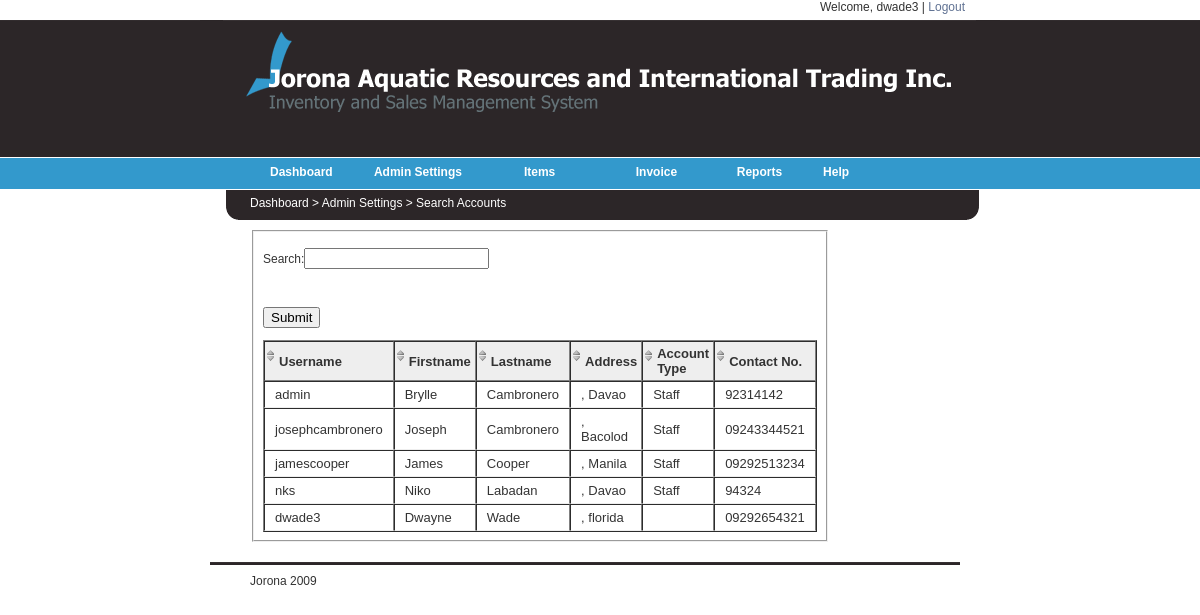
The page /final/search_user.php (signed in) on the database its author committed.
### tables this page shows
CREATE TABLE IF NOT EXISTS `tbl_users` (
  `userid` int(4) NOT NULL auto_increment,
  `username` varchar(30) NOT NULL,
  `password` varchar(200) NOT NULL,
  `userlevel` tinyint(1) unsigned NOT NULL,
  `firstname` varchar(30) NOT NULL,
  `lastname` varchar(30) NOT NULL,
  `contact` varchar(20) NOT NULL,
  `alt_contact` int(11) NOT NULL,
  `address` varchar(100) NOT NULL,
  `city` varchar(100) NOT NULL,
  PRIMARY KEY  (`userid`),
  KEY `username` (`username`,`firstname`,`lastname`)
);

### final/includes/functions.php (called while the page is built, shortened)
<?php
    function DisplayUser(){
        $result = mysql_query("SELECT * FROM tbl_users ORDER BY lastname ASC");
        return $result;
    }
?>

### final/search_user.php (the view, shortened to what this page needs)
<?php include("includes/functions.php");?>
<link rel="stylesheet" href="_common/css/main.css" type="text/css" media="all">
<link href="stylesheets/sortableTable.css" rel="stylesheet" type="text/css" />
<?php include("includes/header.php");?>
<br><div id="mainMenuContent">Dashboard > Admin Settings > Search Accounts</div></div><div> <div id="content">
                    <form method="post">
                            <fieldset>
                            <p><label>Search:<label><input type="text" name="keyword"/><label></p><br>
                            <p class="submit"><input type="submit" value="Submit" name="submit"/></p>
                            </form>
                        <div>
                            <?php
                                if (isset($_POST['submit']))
                                { $keyword= $_POST['keyword'];
                                $result=SearchUser($keyword);
                                        echo "<table border=1>
                                        <tr>
                                        <th>Username</th>
                                        <th>Firstname</th>
                                        <th>Lastname</th>
                                        <th>Address</th>
                                        <th>Account Type</th>
                                        <th>Contact No.</th>
                                        </tr>";
                                        while($row = mysql_fetch_array($result))
                                        {
                                            echo "<tr>";
                                            echo "<td>" . $row['username'] . "</td>";
                                            echo "<td>" . $row['firstname'] . "</td>";
                                            echo "<td>" . $row['lastname'] . "</td>";
                                            echo "<td>" . $row['street'] . " ". $row['village'].", ". $row['city']."</td>";
                                            if($row['userlevel']==1){echo "<td>Admin</td>";}
                                            elseif($row['userlevel']==2){echo "<td>Staff</td>";}
                                            elseif($row['userlevel']==3){echo "<td>Customer</td>";}
                                            else echo "<td> </td>";
                                            echo "<td>" . $row['contact'] . "</td>";
                                            echo "</tr>";
                                        }
                                        echo "</table>";
                                }elseif(!isset($_POST['submit'])){
                                    $result = DisplayUser();
                                        echo "<table border=1>
                                        <tr>
                                        <th>Username</th>
                                        <th>Firstname</th>
                                        <th>Lastname</th>
                                        <th>Address</th>
                                        <th>Account Type</th>
                                        <th>Contact No.</th>
                                        </tr>";
                                        while($row = mysql_fetch_array($result))
                                        {
                                            echo "<tr>";
                                            echo "<td>" . $row['username'] . "</td>";
                                            echo "<td>" . $row['firstname'] . "</td>";
                                            echo "<td>" . $row['lastname'] . "</td>";
                                            echo "<td>" . $row['street'] . " ". $row['village'].", ". $row['city']."</td>";
                                             if($row['userlevel']==1){echo "<td>Admin</td>";}
                                            elseif($row['userlevel']==2){echo "<td>Staff</td>";}
                                            elseif($row['userlevel']==3){echo "<td>Customer</td>";}
                                            else echo "<td> </td>";
                                            echo "<td>" . $row['contact'] . "</td>";
                                            echo "</tr>";
                                        }
                                        echo "</table>";
                                }
                            ?>
                        </div>
<?php require("includes/footer.php");?>

### final/_common/css/main.css (style rules this page uses)
body { line-height: 1.5; background: #fff; margin:1.5em 0; }
table { border-collapse: separate; border-spacing: 0; }
caption, th, td { text-align: left; font-weight:400; }
body { color: black; font-family: Verdana, sans-serif; font-size: 12px; }

### final/stylesheets/sortableTable.css (style rules this page uses)
table { width: 100%; }
th { background-color: #666666; background: #eee url(../images/icon-table-sort.png) no-repeat 2px 8px; padding: 4px 4px 4px 14px; font-size: 13px; font-weight:bold; }
tr { background-color: #FFFFFF; padding: 4px; font-size: 13px; }
td { padding: 5px 10px; border-bottom: 1px solid #eee; }

### final/stylesheets/web.css (style rules this page uses)
body { margin: 0px 0px 10px 0px; padding: 0px; line-height: 200%; color: #333; font: 12px Arial, Verdana, sans-serif; background:url(../images/b_g.gif) top left repeat-x; }
#mainMenuContent { margin-left: 50px; }
#content { padding: 0px; width: 560px; background-color:#FFFFFF; margin-left:50px; margin-top: 010px; float: left; }

### rows shown on the page
tbl_users: username "admin", firstname "Brylle", lastname "Cambronero", city "Davao", userlevel "Staff", contact "92314142"
tbl_users: username "josephcambronero", firstname "Joseph", lastname "Cambronero", city "Bacolod", userlevel "Staff", contact "09243344521"
tbl_users: username "jamescooper", firstname "James", lastname "Cooper", city "Manila", userlevel "Staff", contact "09292513234"
tbl_users: username "nks", firstname "Niko", lastname "Labadan", city "Davao", userlevel "Staff", contact "94324"
tbl_users: username "dwade3", firstname "Dwayne", lastname "Wade", city "florida", userlevel 0 (drawn), contact "09292654321"

### other values the page prints
$_SESSION['username'] "dwade3"
